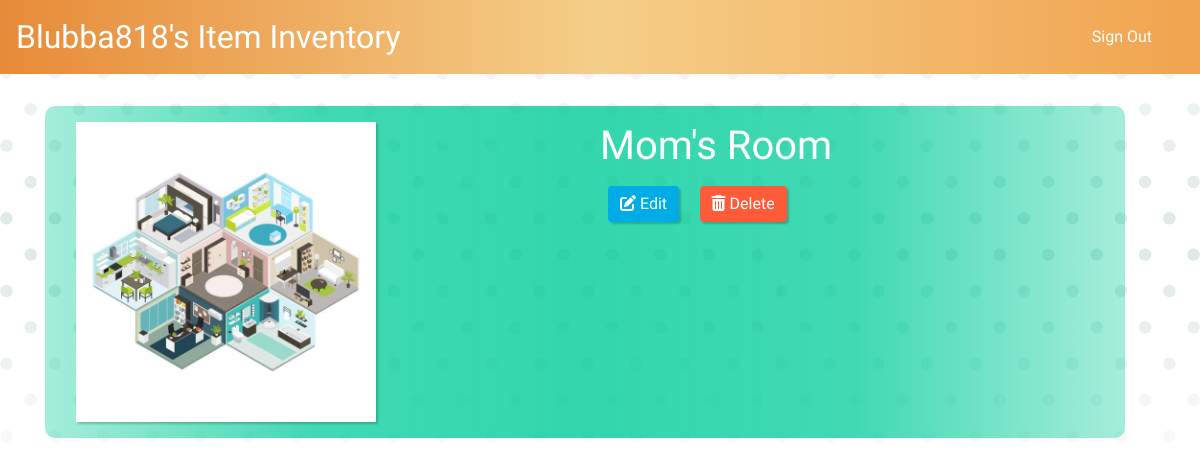
The page /items/room/2 (signed in) on the database its author committed.
### items/models.py (models this page shows, shortened)
class Room(models.Model):
    name = models.CharField(max_length=200)
    image = models.ImageField(upload_to='images/', default='images/rooms.jpg')
    created_by = models.ForeignKey(User, on_delete=models.CASCADE)

### items/views.py (the view)
# urls.py: path('room/<int:item_id>', views.room_detail, name='room_detail'),
def room_detail(request, item_id):
    room = Room.objects.get(pk=item_id)
    context = {
        'room': room
    }
    return render(request, 'items/room-detail.html', context)

### items/templates/items/room-detail.html
{% extends 'items/base.html' %}
{% block body %}
    <div class="container">
        <div class="row">
            {% if room.created_by == user %}
            <div class="col-md-6">
                <img src="../../media/{{ room.image }}" height="300px" alt="">
            </div>
            <div class="col-md-6">
                <h1>{{ room.name }}</h1>
                <a href="{% url 'items:update_room' room.id %}" class="btn btn-primary"><i class="fas fa-edit"></i> Edit</a>
                <a href="{% url 'items:delete_room' room.id %}" class="btn btn-danger"><i class="fas fa-trash-alt"></i> Delete</a>
            </div>
            {% else %}
            <h3>You are not authorized to view this room!</h3>
            {% endif %}
        </div>
    </div>
{% endblock %}

### items/templates/items/base.html (shortened to what this page needs)
{% load static %}
<!doctype html>
<html lang="en">
<head>
    <link rel="stylesheet" href="{% static 'items/main.css' %}">
    <link rel="stylesheet" href="https://cdn.jsdelivr.net/npm/bootstrap@4.6.0/dist/css/bootstrap.min.css">
</head>
<body>
    <nav class="navbar navbar-dark bg-dark">
        <a href="{% url 'items:index' %}" class="navbar-brand">{% if user.is_authenticated %}{{ user.username }}'s{% endif %} Item Inventory</a>
        <div class="navbar">
            {% if user.is_authenticated %}
                <a href="{% url 'logout' %}" class="nav-item nav-link">Sign Out</a>
            {% else %}
                <a href="{% url 'login' %}" class="nav-item nav-link">Sign In</a>
                <a href="{% url 'register' %}" class="nav-item nav-link">Register</a>
            {% endif %}
        </div>
    </nav>
<div class="container">
    {% url 'login' as login %}
    {% url 'logout' as logout %}
    {% url 'register' as register %}
    {% if user.is_authenticated or request.path == login or request.path == logout or request.path == register %}
        {% block body %}
        {% endblock %}
    {% else %}
        <h5 class="page-info">Welcome to Item Inventory! Here, you can create an inventory of the things you own,
            so you never have to wonder where something is again!</h5>
        <h3 class="page-info">Sign in or register using the links above to start!</h3>
    {% endif %}
</div>
</body>
</html>

### items/static/items/main.css (style rules this page uses)
body { background: linear-gradient(rgba(255,255,255,.9), rgba(255,255,255,.25), rgba(255,255,255,.9)), url("../../media/images/bg.png") no-repeat center fixed; background-size: cover; }
h1, h2, h3, .navbar-brand, label, .btn, .navbar a { font-family: 'Patua One', Arial, helvetica, sans-serif; }
.navbar-brand { font-size: 2rem !important; }
nav { background: linear-gradient(to right, #e78b38, #f5ce89, #f1a34f); width: 100%; margin: 0 auto; }
.navbar a { color: white !important; }
.container { width: 80%; margin: 0 auto; color: white; }
img { box-shadow: 2px 2px 2px rgba(0,51,38,.25); }
.row { width: 100%; margin: 2rem auto; padding: 1rem; display: flex; justify-content: space-around; flex-direction: row; background: linear-gradient(to right, rgba(0,204,153,.35), rgba(0,204,153,.75), rgba(0,204,153,.8), rgba(0,204,153,.75), rgba(0,204,153,.35)); border-radius: 10px; }
.row .btn { margin: .5rem; }
.btn { border: none !important; box-shadow: 2px 2px 2px rgba(0,51,38,.25); }
.btn-primary { background-color: #00ace6 !important; color: white !important; }
.btn-danger { background-color: #ff5b38 !important; color: white !important; }

### rows shown on the page
Room: image (picture), name "Mom's Room"

### other values the page prints
{{ user.username }} "Blubba818"
